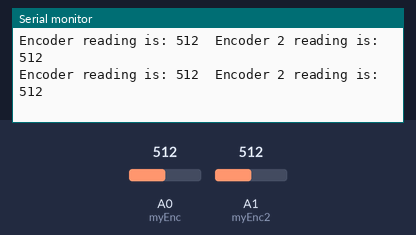
The sketch below on a simulated Arduino Uno, built with avr-gcc and run on an emulated ATmega328P. Shown: the last lines printed to the serial monitor. The inputs (shaded band) are chosen by the test bench; at power-on: A0 (myEnc) = 512, A1 (myEnc2) = 512.

Above: at 1.2 s.
1.3 s: A0 (myEnc) set to 111
At 1.33 s:
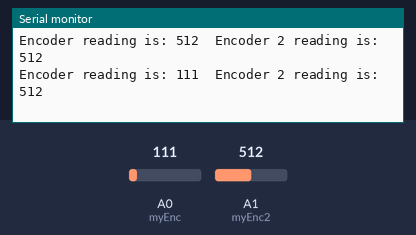
4.3 s: A0 (myEnc) set to 92
At 4.3 s:
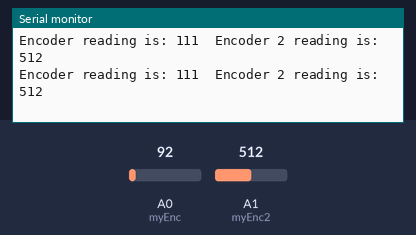
7.3 s: A1 (myEnc2) set to 111
At 7.32 s:
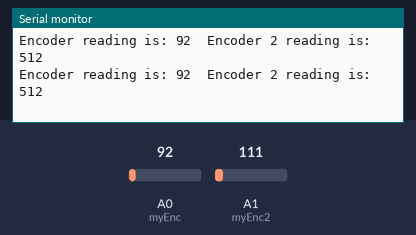
10.3 s: A1 (myEnc2) set to 91
At 10.34 s:
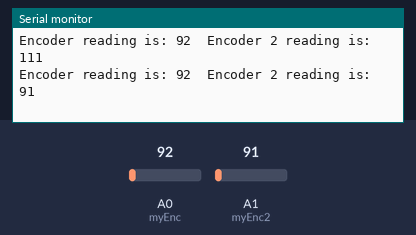
Timing chart, 0 to 13.3 s (numbered marks = the images above; inputs shaded):
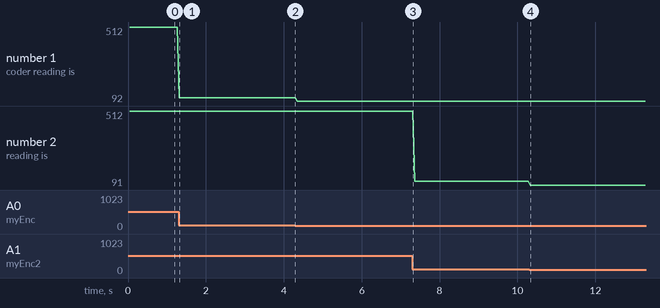

Measured:
- after the input at 1.3 s, the serial monitor: prints a new line at once (image 1)
- after the input at 10.3 s, the serial monitor: prints a new line at once (image 4)
- plotted number 1: 512 → 111 after the input at 1.3 s, 111 → 92 after the input at 4.3 s
- plotted number 2: 512 → 111 after the input at 7.3 s, 111 → 91 after the input at 10.3 s

The sketch:

encoderReading.ino
```cpp
/*this is the arduino file for RASM JUST encoder reading
*
* Encoder Pin Connnection;
* Vin = 5V
* GND = ground
* Vout = Analog pin 0
* ** ensure that the Arduino and the encoder has the common ground
*/

unsigned char myEnc = A0;
unsigned char myEnc2 = A1;
int encRead = 0;
int encRead2 = 0;

void setup() {
  // put your setup code here, to run once:
  pinMode(myEnc,INPUT);
  pinMode(myEnc2, INPUT);
  Serial.begin(9600);
  Serial.println("Program is running\n.\n.\n.\n.\nOKay, let's run\n");
} // end of setup function

void loop() {
  // put your main code here, to run repeatedly:
  encoderRead();
  encoder2Read();
  delay(50);
} // end of loop function

// USER DEFINED FUNCTION
void encoderRead(){
  encRead = analogRead(myEnc);
  Serial.print("Encoder reading is: ");
  Serial.print(encRead);
}// end of encoderRead

void encoder2Read(){
  encRead2 = analogRead(myEnc2);
  Serial.print("\tEncoder 2 reading is: ");
  Serial.println(encRead2);
}// end of encoderRead
```
